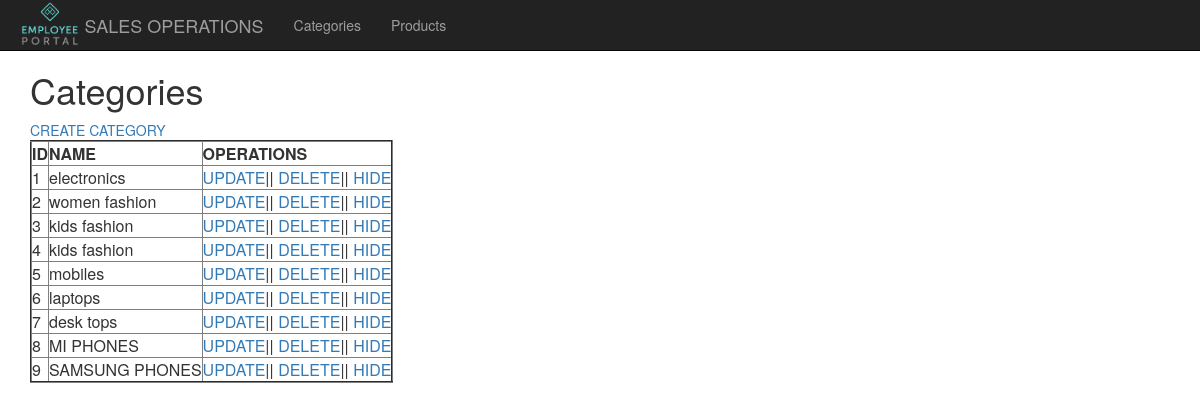
Page /categories/ on the earlier database version.
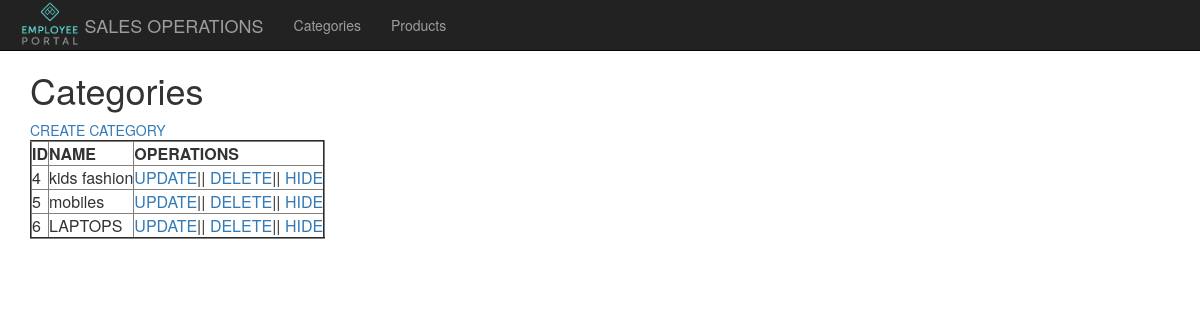
Same page on the later database version.
### product/models.py (models this page shows, shortened)
class Category(models.Model):
    name=models.CharField(max_length=250)
    hide = models.BooleanField(default=False)
    discount = models.PositiveIntegerField(default=0)

### product/views.py (the view)
# urls.py: path('categories/', view_categories),# view_categories(request_obj)
def view_categories(request):
    context = {"cats": Category.objects.filter(hide=False)}
    return render(request, 'categories.html',context)

### product/templates/categories.html
{% extends 'base.html'%}
{% block content%}
    <h1>Categories</h1>
    <a href="/category/create/">CREATE CATEGORY</a>
    <table border="2">
        <tr><th>ID</th><th>NAME</th><th>OPERATIONS</th></tr>
        {% for cat in cats %}
            <tr>
                <td>{{cat.id}}</td><td>{{ cat.name}}</td>
                <td><a href="/category/update/{{ cat.id }}/">UPDATE</a>||
                <a href="/category/delete/{{ cat.id }}/">DELETE</a>||
                <a href="/category/hide/{{ cat.id }}/">HIDE</a>
            </td>
            </tr>
        {% endfor %}
    </table>
{% endblock %}

### product/templates/base.html (shortened to what this page needs)
<html>
    <head>
      <link rel="stylesheet" href="https://maxcdn.bootstrapcdn.com/bootstrap/3.4.1/css/bootstrap.min.css">
    </head>
    <body>
        <nav class="navbar navbar-inverse navbar-fixed-top">
          <div class="container-fluid">
            <div class="navbar-header">
              <img src="/static/images/logo.png/" alt="LOGO" widht=50 height=50>
            </div>
            <div class="navbar-header">
              <a class="navbar-brand" href="#">SALES OPERATIONS</a>
            </div>
            <ul class="nav navbar-nav">
              <li><a href="/categories/">Categories</a></li>
              <li><a href="/products/">Products</a></li>
            </ul>
          </div>
        </nav>
        <div class="container" style="margin-top:50px">
            {% block content%}{% endblock %}
        </div>
    </body>
</html>

Differences in the rows shown:
removed Category: id "1", name "electronics"
no longer on this page (row edited): Category: id "2", name "women fashion"
removed Category: id "3", name "kids fashion"
removed Category: id "7", name "desk tops"
removed Category: id "8", name "MI PHONES"
removed Category: id "9", name "SAMSUNG PHONES"
changed Category id 6: name "laptops" → "LAPTOPS"
